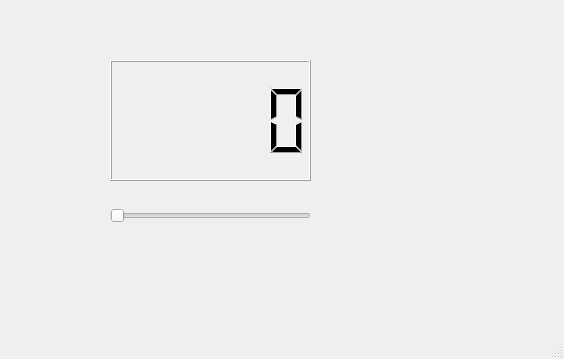
<?xml version="1.0" encoding="UTF-8"?>
<ui version="4.0">
 <class>MainWindow</class>
 <widget class="QMainWindow" name="MainWindow">
  <property name="enabled">
   <bool>true</bool>
  </property>
  <property name="geometry">
   <rect>
    <x>0</x>
    <y>0</y>
    <width>564</width>
    <height>359</height>
   </rect>
  </property>
  <property name="windowTitle">
   <string>MainWindow</string>
  </property>
  <widget class="QWidget" name="centralwidget">
   <widget class="QLCDNumber" name="lcdNumber">
    <property name="geometry">
     <rect>
      <x>110</x>
      <y>60</y>
      <width>201</width>
      <height>121</height>
     </rect>
    </property>
   </widget>
   <widget class="QSlider" name="horizontalSlider">
    <property name="geometry">
     <rect>
      <x>110</x>
      <y>200</y>
      <width>201</width>
      <height>31</height>
     </rect>
    </property>
    <property name="orientation">
     <enum>Qt::Horizontal</enum>
    </property>
   </widget>
  </widget>
  <widget class="QStatusBar" name="statusbar"/>
 </widget>
 <resources/>
 <connections/>
</ui>
